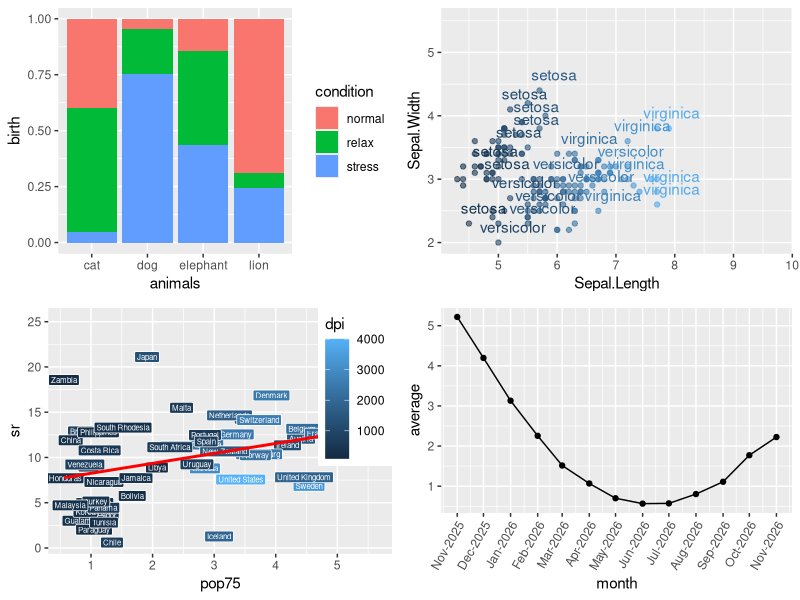

The R source for this figure:
#HW03
#用ggplot2，用2x2的網格畫4個圖
library(ggplot2)
#圖1
animals <- c(rep("cat", 3), rep("dog", 3), rep("lion", 3), rep("elephant", 3))
condition <- rep(c("normal", "stress", "relax"), 4)
birth <- abs(rnorm(12, 3, 6))
data <- data.frame(animals, condition, birth)
gg1 <- ggplot(data, aes(x = animals, y = birth, fill = condition)) +
  geom_bar(stat = "identity", position = "fill")

#圖2
gg2 <- ggplot(iris, aes(x = Sepal.Length, y = Sepal.Width, xmax = max(Sepal.Length) * 1.2, ymax = max(Sepal.Width) * 1.2, color = Sepal.Length)) +
  geom_point(alpha = 0.6) +
  geom_text(label = iris$Species, nudge_x = 0.25, nudge_y = 0.25, check_overlap = TRUE) +
  theme(legend.position = "none")  #把legend拿掉

#圖3
data <- LifeCycleSavings
gg3 <- ggplot(data, aes(x = pop75, y= sr, fill = dpi, xmax = max(pop75) * 1.2, ymax = max(sr) * 1.2)) +
  geom_label(label = rownames(data), color = "white", size = 2) +  #將資料點用標籤形式表達
  geom_smooth(method = "lm", color = "red", se = FALSE) +
  theme(legend.position = c(1, 1), legend.justification = c(1, 1))  #將legend放到圖里的右上角

#圖4
library(tidyverse)
day <- Sys.Date() - 0:364
value <- runif(365) + seq(-140, 224)^2 / 10000
data <- data.frame(day, value)
data$month <- as.Date(cut(day, breaks = "month"))  #日期的部分只留下年月
data <- group_by(data, month)  #將month欄位相同的觀測值群組起來
data <- summarise(data, average = mean(value))  #將群組的值計算平均，並存出一個新的dataframe
gg4 <- ggplot(data, aes(x = month, y = average)) +
  geom_line() +
  geom_point() +
  scale_x_date(date_labels = "%b-%Y", date_breaks = "1 month") +  #對資料結構為Date的x軸做設定
  theme(axis.text.x = element_text(angle = 60, hjust = 1))  #更改x軸的標籤顯示
  
#同時畫出4張圖
library(gridExtra)
grid.arrange(gg1, gg2, gg3, gg4, nrow = 2, ncol = 2)